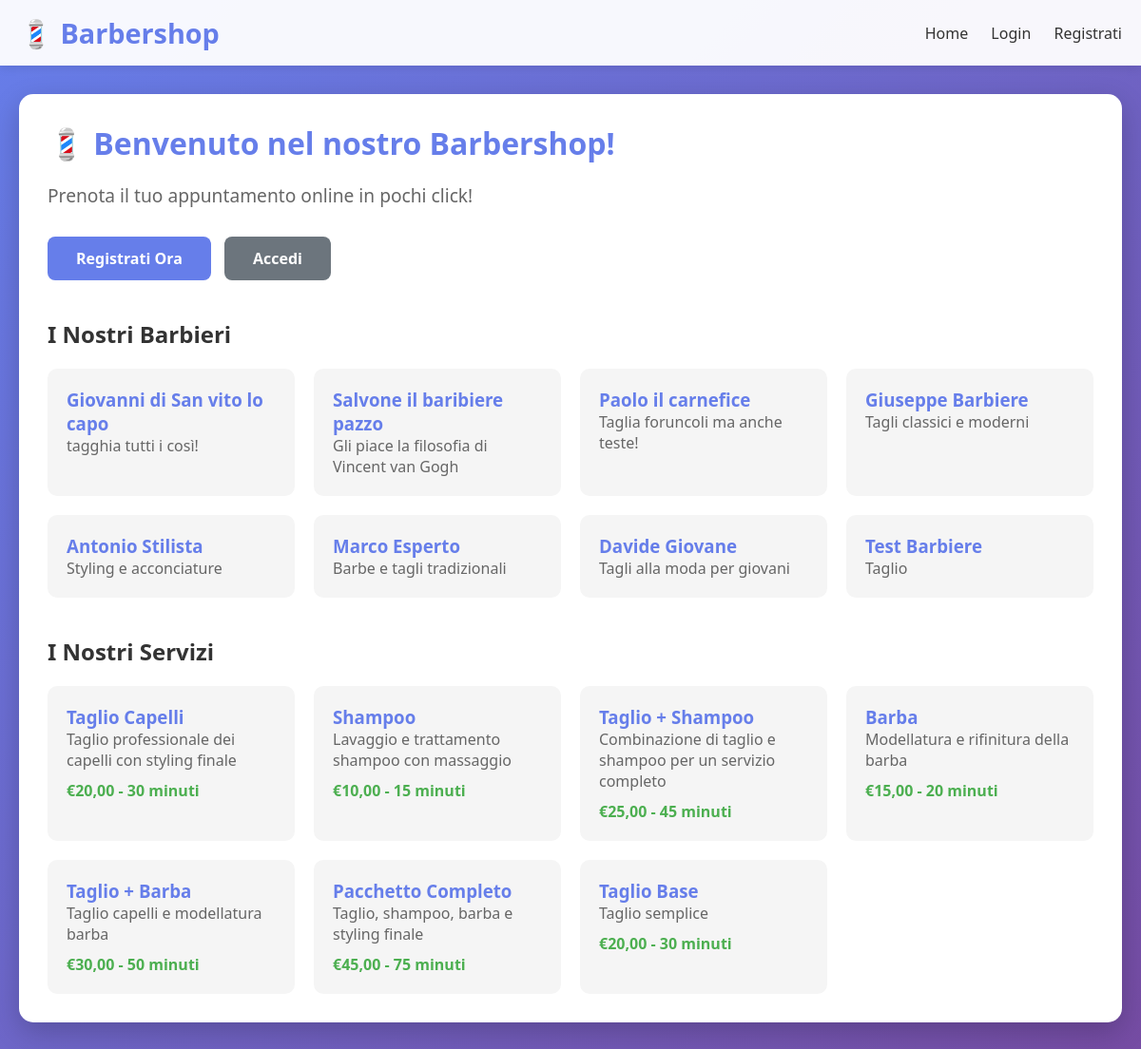
The page / on the database its author committed.
### appointments/models.py (models this page shows, shortened)
class Barbiere(models.Model):
    nome = models.CharField(max_length=100)
    specialita = models.CharField(max_length=200)
    foto = models.ImageField(upload_to='barbieri/', null=True, blank=True)
    attivo = models.BooleanField(default=True)
    class Meta:
        verbose_name_plural = "Barbieri"

class Servizio(models.Model):
    nome = models.CharField(max_length=100)
    descrizione = models.TextField()
    durata_minuti = models.IntegerField(help_text="Durata del servizio in minuti")
    prezzo = models.DecimalField(max_digits=6, decimal_places=2)
    class Meta:
        verbose_name_plural = "Servizi"

### appointments/views.py (the view)
# urls.py: path('', views.home, name='home'),
def home(request):
    context = {
        'barbieri': Barbiere.objects.filter(attivo=True),
        'servizi': Servizio.objects.all(),
    }
    return render(request, 'appointments/home.html', context)

### appointments/templates/appointments/home.html (shortened to what this page needs)
{% extends 'appointments/base.html' %}
{% block content %}
<div class="card">
    <h1 style="color: #667eea; margin-bottom: 20px;">💈 Benvenuto nel nostro Barbershop!</h1>
    <p style="font-size: 1.2em; color: #666; margin-bottom: 30px;">
        Prenota il tuo appuntamento online in pochi click!
    </p>
    {% if not user.is_authenticated %}
        <div style="margin-bottom: 30px;">
            <a href="{% url 'registrazione' %}" class="btn btn-primary" style="margin-right: 10px;">
                Registrati Ora
            </a>
            <a href="{% url 'login' %}" class="btn btn-secondary">
                Accedi
            </a>
        </div>
    {% else %}
        <div style="margin-bottom: 30px;">
            <a href="{% url 'crea_appuntamento' %}" class="btn btn-success">
                Prenota Appuntamento
            </a>
        </div>
    {% endif %}
    <h2 style="color: #333; margin-top: 40px; margin-bottom: 20px;">I Nostri Barbieri</h2>
    <div style="display: grid; grid-template-columns: repeat(auto-fit, minmax(250px, 1fr)); gap: 20px;">
        {% for barbiere in barbieri %}
        <div style="background: #f5f5f5; padding: 20px; border-radius: 10px;">
            <h3 style="color: #667eea;">{{ barbiere.nome }}</h3>
            <p style="color: #666;">{{ barbiere.specialita }}</p>
        </div>
        {% endfor %}
    </div>
    <h2 style="color: #333; margin-top: 40px; margin-bottom: 20px;">I Nostri Servizi</h2>
    <div style="display: grid; grid-template-columns: repeat(auto-fit, minmax(250px, 1fr)); gap: 20px;">
        {% for servizio in servizi %}
        <div style="background: #f5f5f5; padding: 20px; border-radius: 10px;">
            <h3 style="color: #667eea;">{{ servizio.nome }}</h3>
            <p style="color: #666;">{{ servizio.descrizione }}</p>
            <p style="font-weight: bold; color: #4caf50; margin-top: 10px;">
                €{{ servizio.prezzo }} - {{ servizio.durata_minuti }} minuti
            </p>
        </div>
        {% endfor %}
    </div>
</div>
{% endblock %}

### appointments/templates/appointments/base.html (shortened to what this page needs)
<!DOCTYPE html>
<html lang="it">
<head>
</head>
<body>
    <div class="navbar">
        <div class="navbar-content">
            <h1>💈 Barbershop</h1>
            <nav>
                <a href="{% url 'home' %}">Home</a>
                {% if user.is_authenticated %}
                    <a href="{% url 'lista_appuntamenti' %}">Miei Appuntamenti</a>
                    <a href="{% url 'crea_appuntamento' %}">Prenota</a>
                    <form method="POST" action="{% url 'logout' %}" style="display: inline;">
                        {% csrf_token %}
                        <button type="submit" style="background: none; border: none; color: #333; cursor: pointer; font: inherit; margin-left: 20px; font-weight: 500;">Logout</button>
                    </form>
                {% else %}
                    <a href="{% url 'login' %}">Login</a>
                    <a href="{% url 'registrazione' %}">Registrati</a>
                {% endif %}
            </nav>
        </div>
    </div>
    <div class="container">
        {% block content %}{% endblock %}
    </div>
</body>
</html>

### appointments/templates/appointments/base.html (style rules this page uses)
* { margin: 0; padding: 0; box-sizing: border-box; }
body { font-family: 'Segoe UI', Tahoma, Geneva, Verdana, sans-serif; background: linear-gradient(135deg, #667eea 0%, #764ba2 100%); min-height: 100vh; padding-bottom: 50px; }
.navbar { background: rgba(255,255,255,0.95); padding: 15px 0; box-shadow: 0 2px 10px rgba(0,0,0,0.1); }
.navbar-content { max-width: 1200px; margin: 0 auto; padding: 0 20px; display: flex; justify-content: space-between; align-items: center; }
.navbar h1 { color: #667eea; font-size: 1.8em; }
.navbar nav a { color: #333; text-decoration: none; margin-left: 20px; font-weight: 500; transition: color 0.3s; }
.container { max-width: 1200px; margin: 30px auto; padding: 0 20px; }
.card { background: white; border-radius: 15px; padding: 30px; box-shadow: 0 10px 30px rgba(0,0,0,0.2); margin-bottom: 20px; }
.btn { padding: 12px 30px; border: none; border-radius: 8px; font-size: 16px; font-weight: bold; cursor: pointer; transition: all 0.3s; text-decoration: none; display: inline-block; }
.btn-primary { background: #667eea; color: white; }
.btn-secondary { background: #6c757d; color: white; }

### rows shown on the page
Barbiere: nome "Giovanni di San vito lo capo", specialita "tagghia tutti i così!"
Barbiere: nome "Salvone il baribiere pazzo", specialita "Gli piace la filosofia di Vincent van Gogh"
Barbiere: nome "Paolo il carnefice", specialita "Taglia foruncoli ma anche teste!"
Barbiere: nome "Giuseppe Barbiere", specialita "Tagli classici e moderni"
Barbiere: nome "Antonio Stilista", specialita "Styling e acconciature"
Barbiere: nome "Marco Esperto", specialita "Barbe e tagli tradizionali"
Barbiere: nome "Davide Giovane", specialita "Tagli alla moda per giovani"
Barbiere: nome "Test Barbiere", specialita "Taglio"
Servizio: nome "Taglio Capelli", descrizione "Taglio professionale dei capelli con styling finale", prezzo "20,00", durata_minuti "30"
Servizio: nome "Shampoo", descrizione "Lavaggio e trattamento shampoo con massaggio", prezzo "10,00", durata_minuti "15"
Servizio: nome "Taglio + Shampoo", descrizione "Combinazione di taglio e shampoo per un servizio completo", prezzo "25,00", durata_minuti "45"
Servizio: nome "Barba", descrizione "Modellatura e rifinitura della barba", prezzo "15,00", durata_minuti "20"
Servizio: nome "Taglio + Barba", descrizione "Taglio capelli e modellatura barba", prezzo "30,00", durata_minuti "50"
Servizio: nome "Pacchetto Completo", descrizione "Taglio, shampoo, barba e styling finale", prezzo "45,00", durata_minuti "75"
Servizio: nome "Taglio Base", descrizione "Taglio semplice", prezzo "20,00", durata_minuti "30"
